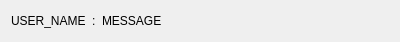
<?xml version="1.0" encoding="UTF-8"?>
<ui version="4.0">
 <class>Form</class>
 <widget class="QWidget" name="Form">
  <property name="geometry">
   <rect>
    <x>0</x>
    <y>0</y>
    <width>400</width>
    <height>34</height>
   </rect>
  </property>
  <property name="windowTitle">
   <string>Form</string>
  </property>
  <layout class="QHBoxLayout" name="horizontalLayout_2">
   <item>
    <layout class="QHBoxLayout" name="horizontalLayout">
     <item>
      <widget class="QLabel" name="label">
       <property name="text">
        <string>USER_NAME</string>
       </property>
      </widget>
     </item>
     <item>
      <widget class="QLabel" name="label_2">
       <property name="text">
        <string>:</string>
       </property>
      </widget>
     </item>
     <item>
      <widget class="QLabel" name="label_3">
       <property name="text">
        <string>MESSAGE</string>
       </property>
      </widget>
     </item>
     <item>
      <spacer name="horizontalSpacer">
       <property name="orientation">
        <enum>Qt::Horizontal</enum>
       </property>
       <property name="sizeHint" stdset="0">
        <size>
         <width>40</width>
         <height>20</height>
        </size>
       </property>
      </spacer>
     </item>
    </layout>
   </item>
  </layout>
 </widget>
 <resources/>
 <connections/>
</ui>
